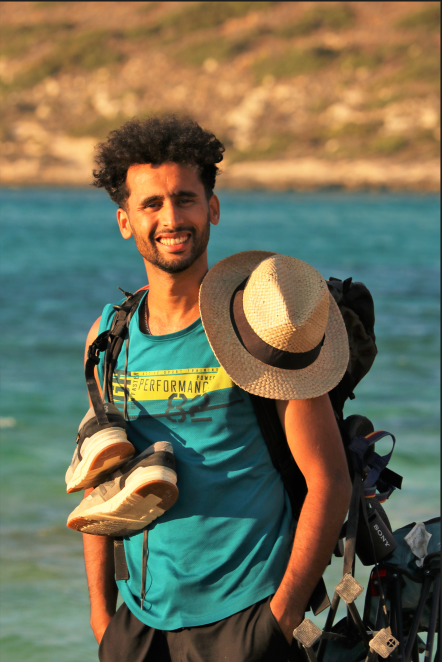
#> input picture Photos/Person.png, 883 x 1323 px, found by its file name (shown at 1/2 size)
$ python faces.py
#> lines starting #> are read from the running program, lines starting #| are printed output that depends on the picture; after the words box and inside, x2 and y2 are one past the last pixel; in counts of white or black regions, pixels touching at a corner belong together
import cv2 as cv
import numpy as np

def rescaleFrame(frame, scale=0.5):
    width = int(frame.shape[1]*scale)
    height = int(frame.shape[0]*scale)

    dimensions=(width,height)

    return cv.resize(frame,dimensions, interpolation=cv.INTER_AREA)

img = cv.imread('Photos/person.png')
#> img is the input picture: shape (1323, 883, 3); mean B, G, R 85.7, 109.5, 111.6
# cv.imshow('Person', img)

# img_resized = rescaleFrame(img)
# cv.imshow('Person-resized', img_resized)

gray = cv.cvtColor(img, cv.COLOR_BGR2GRAY)
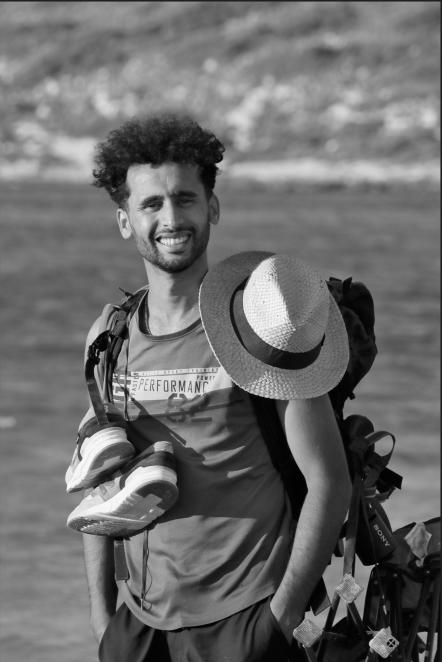
#> gray: shape (1323, 883) (shown at 1/2 size); min 1, max 250, mean 107.4
# cv.imshow('gray', gray)

haar_cascade = cv.CascadeClassifier('haar_face.xml')
faces_rect = haar_cascade.detectMultiScale(gray, scaleFactor=1.1, minNeighbors=10)
#> faces_rect = [[244, 329, 190, 190]]
print(f'number of faces found is = {len(faces_rect)}')
#| number of faces found is = 1

for (x,y,w,h) in faces_rect:
    cv.rectangle(img, (x,y), (x+w,y+h), (0,255,0), thickness=2)
#> this loop made 1 pass
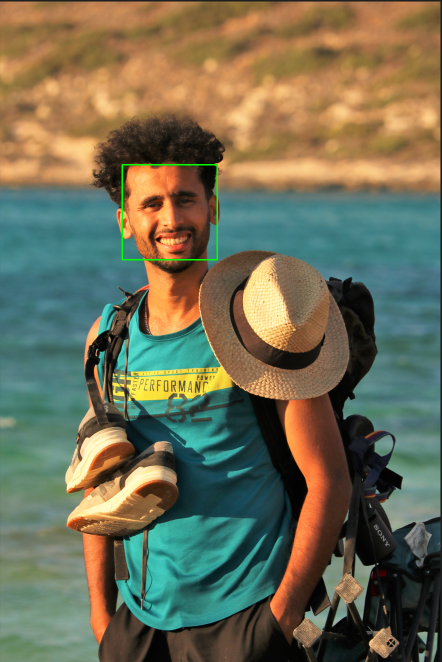
#> img: shape (1323, 883, 3) (shown at 1/2 size); 0.19% of pixels changed, all inside (x1, y1, x2, y2) = (243, 328, 436, 521)

cv.imshow('face_detected', img)

cv.waitKey(0)

$ run again, with Photos/dog.png copied over Photos/Person.png
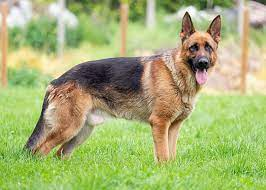
#> input picture Photos/dog.png, 266 x 190 px, found by its file name
#> img is the input picture: shape (190, 266, 3); mean B, G, R 116.4, 177.8, 166.8
#> `gray = cv.cvtColor(img, cv.COLOR_BGR2GRAY)`:
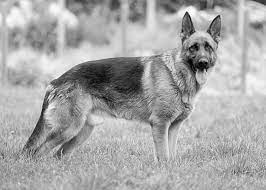
#> gray: shape (190, 266); min 0, max 254, mean 167.5
#> faces_rect = ()
#| number of faces found is = 0
